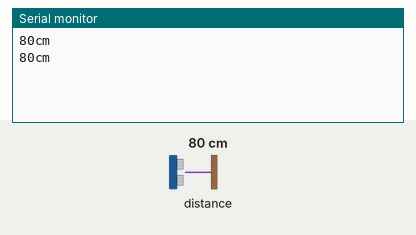
This sketch was run on a simulated Arduino Uno, built with avr-gcc and run on an emulated ATmega328P. On the bench: the last lines printed to the serial monitor. Wiring (inferred from the names in the program): ultrasonic range finder: trigger pin 2; echo pin 0. The inputs (shaded band) are chosen by the test bench; at power-on: distance to the obstacle 80 cm. The echo pulse lasts 58.3 µs per cm.

Above: at 2.8 s.
2.9 s: distance to the obstacle set to 2 cm
At 4.9 s:
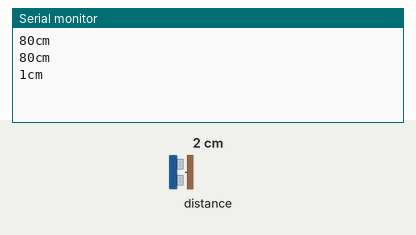
5.6 s: distance to the obstacle set to 4 cm
At 6.5 s:
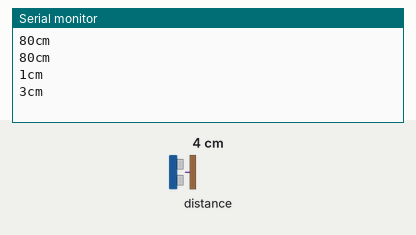
Timing chart, 0 to 8.6 s (numbered marks = the images above; inputs shaded):
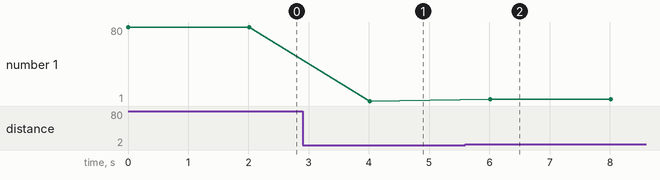

Measured:
- after the input at 2.9 s, the serial monitor: prints a new line after 1.1 s (image 1)
- after the input at 5.6 s, the serial monitor: prints a new line after 0.41 s (image 2)
- plotted number 1: 80 → 1 after the input at 2.9 s, 1 → 3 after the input at 5.6 s

The sketch:

HC-SR04.ino
```cpp
// defines pins numbers
const int trigPin = 2;  //D4
const int echoPin = 0;  //D3

void setup() {
  pinMode(trigPin, OUTPUT); // Sets the trigPin as an Output
  pinMode(echoPin, INPUT); // Sets the echoPin as an Input
  Serial.begin(9600); // Starts the serial communication
}

void loop() {
  long duration, distance = -1;

  // Clears the trigPin
  digitalWrite(trigPin, LOW);
  delayMicroseconds(2);

  // Sets the trigPin on HIGH state for 10 micro seconds
  digitalWrite(trigPin, HIGH);
  delayMicroseconds(10);
  digitalWrite(trigPin, LOW);

  duration = pulseIn(echoPin, HIGH);
  //음파속도 = 340m/s, 29us에 1cm, 왕복(2)
  distance = duration / 29 / 2;

  // Prints the distance on the Serial Monitor
  Serial.print(distance);
  Serial.println("cm");
  delay(2000);
}
```
